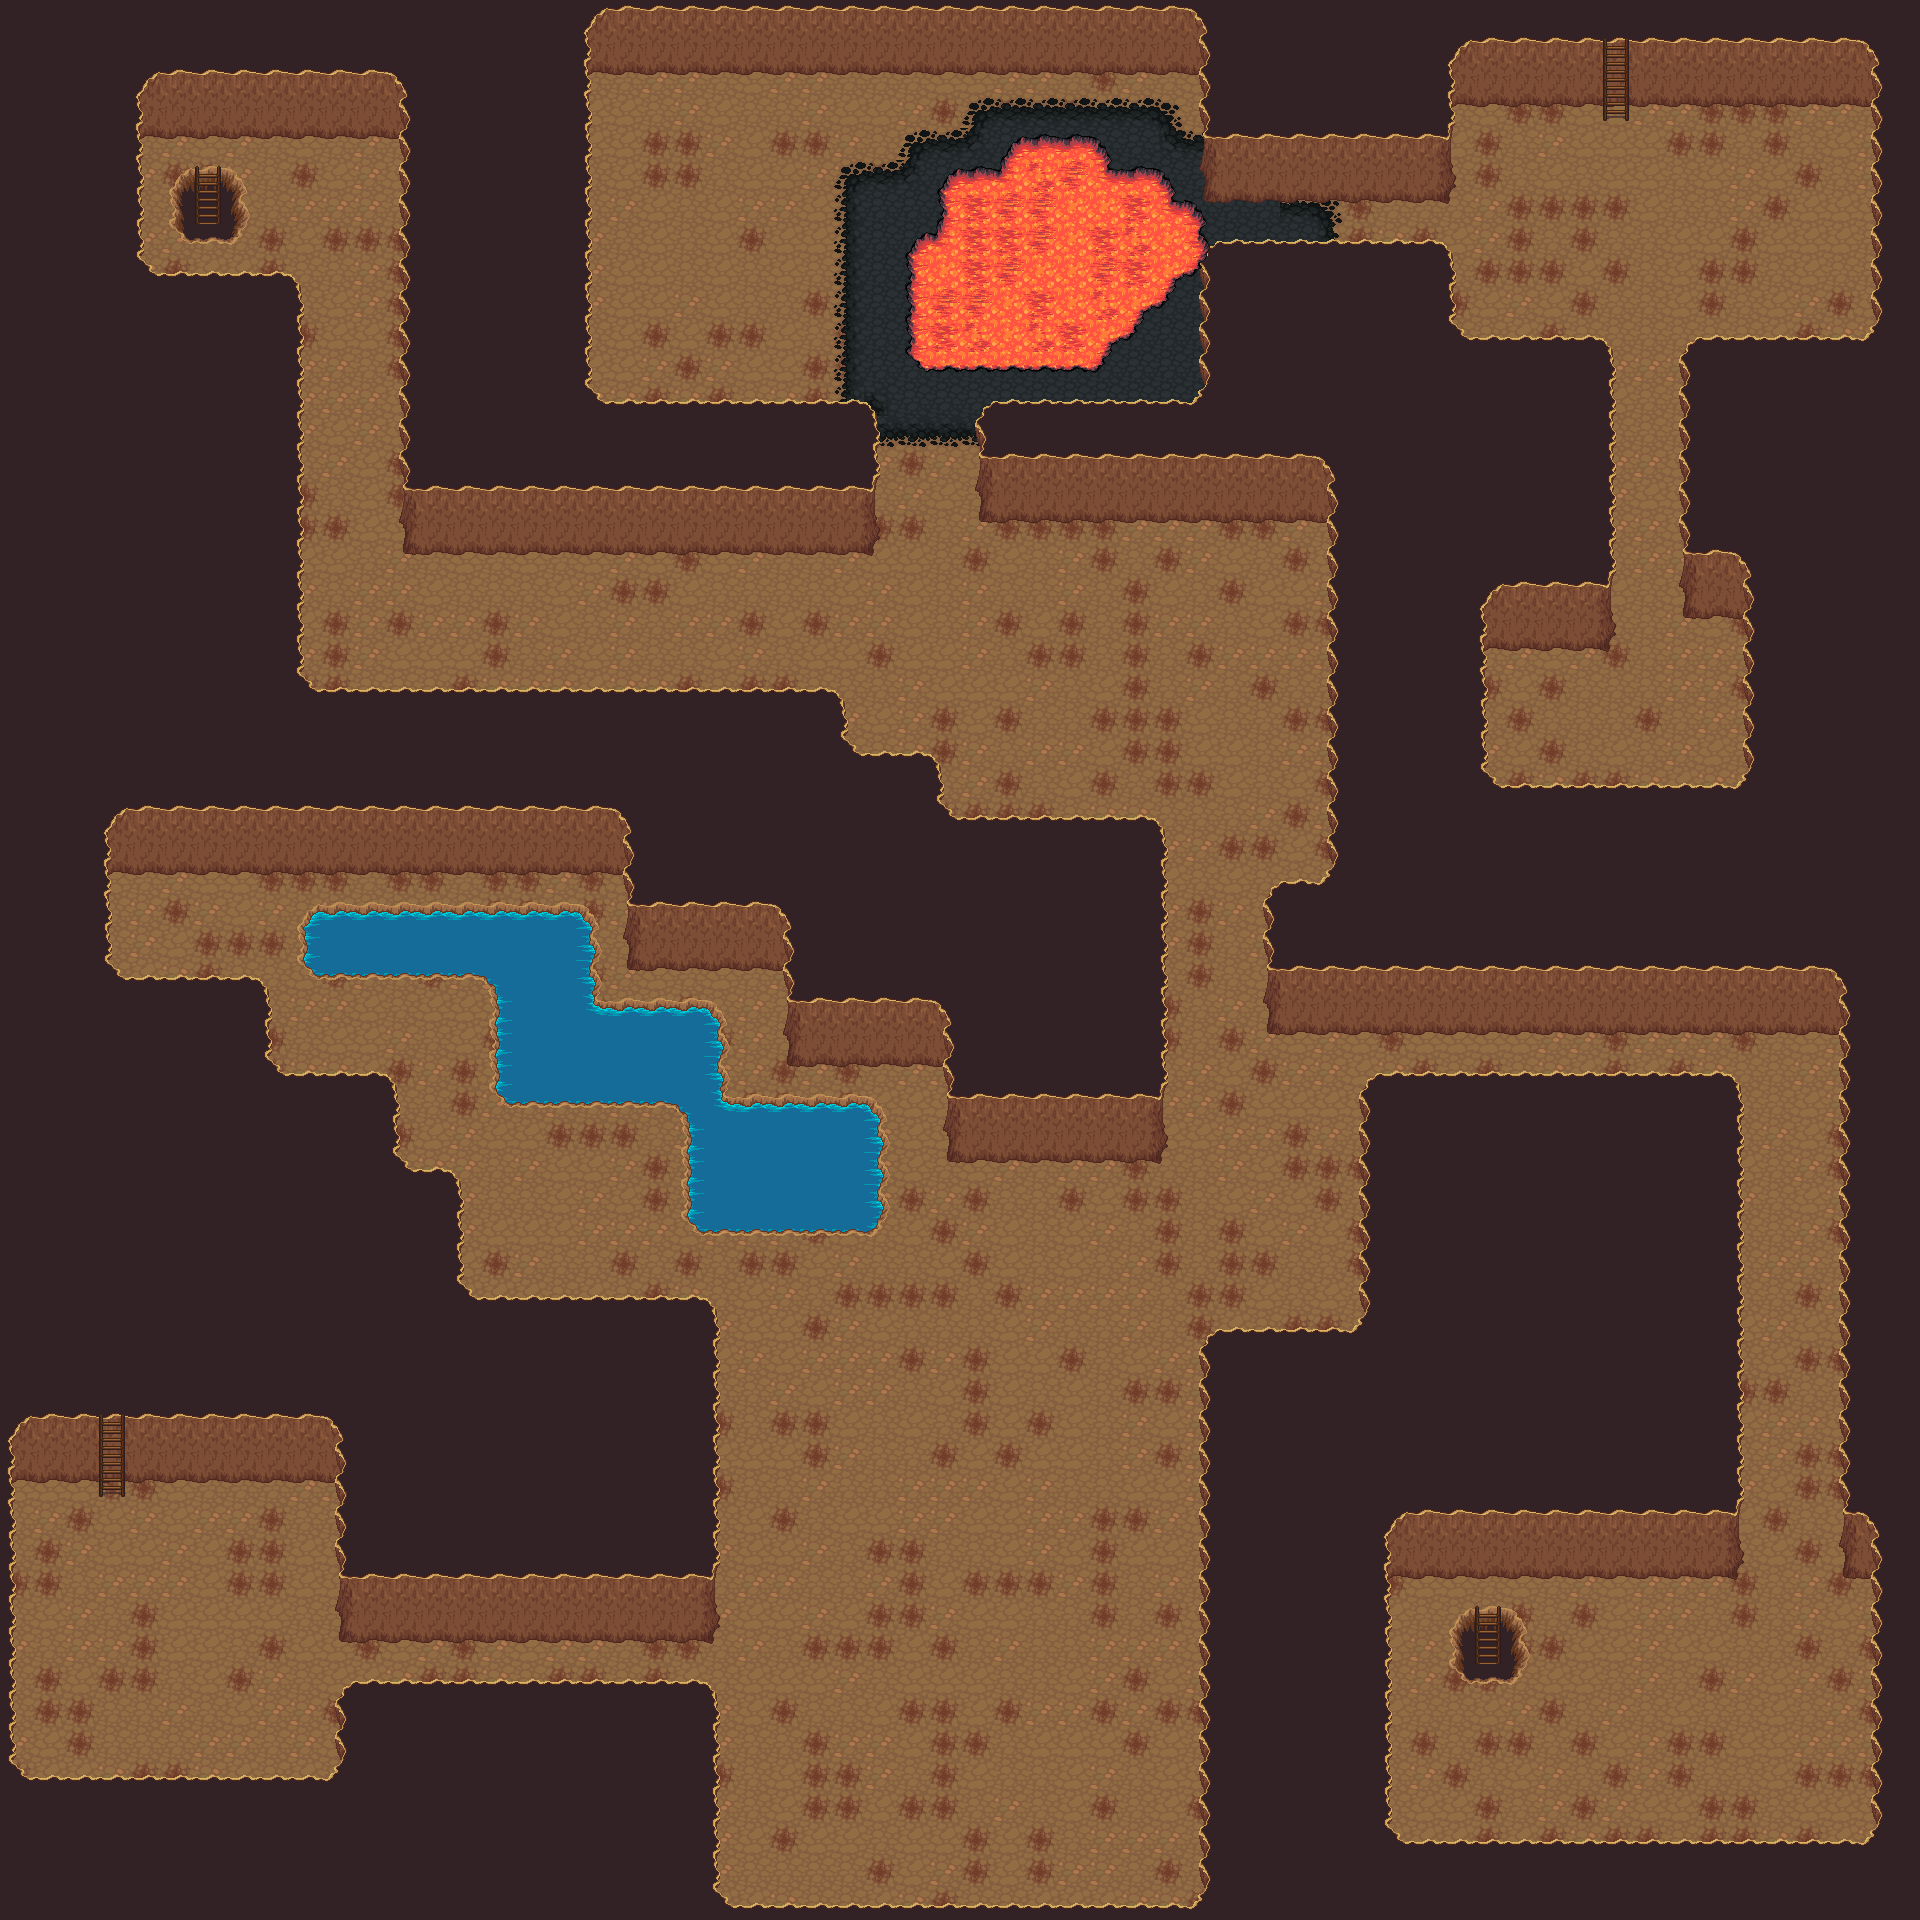

This game map was drawn from its Tiled (.tmx) file and the tilesets committed beside it. A one-line description and the trimmed map source follow:
An orthogonal 60x60 tile map with 32x32 px tiles, 8 tile layers (collision, Tile Layer 1, Tile Layer 2, Tile Layer 3, ...), 8 tilesets and 4 objects (4x tp).

<map version="1.0" orientation="orthogonal" renderorder="right-down" width="60" height="60" tilewidth="32" tileheight="32" nextobjectid="5">
 <properties>
  <property name="ennemy" value="7;3,960,1760;4,960,1440;2,1280,1120;4,1728,1728;3,1664,704;2,1088,640;3,352,224" />
  <property name="music" value="res/musics/Dark_chamber.WAV" />
 </properties>
 <tileset firstgid="1" name="cavern_ruins" tilewidth="32" tileheight="32" tilecount="384" columns="24">
  <image source="../tiles/cavern_ruins.png" width="768" height="512" />
 </tileset>
 <tileset firstgid="385" name="dirt2" tilewidth="32" tileheight="32" tilecount="18" columns="3">
  <image source="../tiles/dirt2.png" width="96" height="192" />
 </tileset>
 <tileset firstgid="403" name="hole" tilewidth="32" tileheight="32" tilecount="18" columns="3">
  <image source="../tiles/hole.png" width="96" height="192" />
 </tileset>
 <tileset firstgid="421" name="tuto-slick2d-037-tuile-logic (1)" tilewidth="32" tileheight="32" tilecount="25" columns="5">
  <image source="../tiles/tuto-slick2d-037-tuile-logic (1).png" width="160" height="160" />
 </tileset>
 <tileset firstgid="446" name="mountains" tilewidth="32" tileheight="32" tilecount="108" columns="12">
  <image source="../tiles/mountains.png" width="384" height="288" />
 </tileset>
 <tileset firstgid="554" name="lava" tilewidth="32" tileheight="32" tilecount="18" columns="3">
  <image source="../tiles/lava.png" width="96" height="192" />
 </tileset>
 <tileset firstgid="572" name="lavarock" tilewidth="32" tileheight="32" tilecount="18" columns="3">
  <image source="../tiles/lavarock.png" width="96" height="192" />
 </tileset>
 <tileset firstgid="590" name="water" tilewidth="32" tileheight="32" tilecount="18" columns="3">
  <image source="../tiles/water.png" width="96" height="192" />
 </tileset>
 <layer name="collision" width="60" height="60">
  <data>[3600 cells, 678 non-empty, 13 distinct tile ids]</data>
 </layer>
 <layer name="Tile Layer 1" width="60" height="60">
  <data>[3600 cells, 3600 non-empty, 4 distinct tile ids]</data>
 </layer>
 <layer name="Tile Layer 2" width="60" height="60">
  <data>[3600 cells, 256 non-empty, 34 distinct tile ids]</data>
 </layer>
 <layer name="Tile Layer 3" width="60" height="60">
  <data>[3600 cells, 2413 non-empty, 35 distinct tile ids]</data>
 </layer>
 <layer name="Tile Layer 4" width="60" height="60">
  <data>[3600 cells, 67 non-empty, 17 distinct tile ids]</data>
 </layer>
 <layer name="Tile Layer 5" width="60" height="60">
  <data>[3600 cells, 0 non-empty, 0 distinct tile ids]</data>
 </layer>
 <layer name="Tile Layer 6" width="60" height="60">
  <data>[3600 cells, 0 non-empty, 0 distinct tile ids]</data>
 </layer>
 <layer name="Tile Layer 7" width="60" height="60">
  <data>[3600 cells, 0 non-empty, 0 distinct tile ids]</data>
 </layer>
 <objectgroup name="Object Layer 1" width="30" height="30">
  <properties>
   <property name="ennemy" value="6;2,960,1760;1,960,1440;1,1280,1120;2,1760,1760;2,1600,704;2,960,640" />
   <property name="music" value="res/musics/Dark_chamber.WAV" />
  </properties>
  <object id="1" type="tp" x="1602" y="104" width="25" height="19">
   <properties>
    <property name="destMap" value="res/maps/dongeon_1.tmx" />
    <property name="destX" value="1600" />
    <property name="destY" value="224" />
   </properties>
  </object>
  <object id="2" type="tp" x="1447" y="1607" width="83" height="81">
   <properties>
    <property name="destMap" value="res/maps/dongeon_3.tmx" />
    <property name="destX" value="1504" />
    <property name="destY" value="1728" />
   </properties>
  </object>
  <object id="3" type="tp" x="98" y="1480" width="27" height="20">
   <properties>
    <property name="destMap" value="res/maps/dongeon_1.tmx" />
    <property name="destX" value="128" />
    <property name="destY" value="1536" />
   </properties>
  </object>
  <object id="4" type="tp" x="171" y="166" width="79" height="76">
   <properties>
    <property name="destMap" value="res/maps/dongeon_3.tmx" />
    <property name="destX" value="224" />
    <property name="destY" value="288" />
   </properties>
  </object>
 </objectgroup>
</map>
